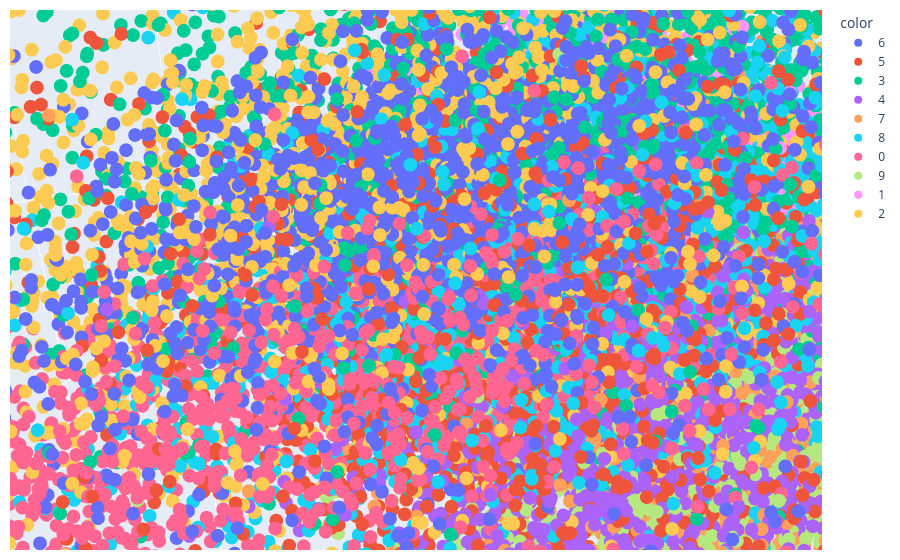

Source (notebook cell):
### Code cell
import plotly.express as px
y_train_trf=y_train.astype(str)
fig=px.scatter_3d(x=X_train_trf[:,0],
               y=X_train_trf[:,1],
                z=X_train_trf[:,2],
color=y_train_trf)
fig.update_layout(margin=dict(l=10,r=10,t=10,b=10))
fig.show()

### Figure 1 — Plotly figure (JSON) as saved in the notebook; plotly's stock layout.template omitted (floating-point values rounded to 4 significant figures; data arrays with more than 128 entries replaced by an {"elided": "..."} marker saying what was removed)
{"data": [{"hovertemplate": "color=6<br>x=%{x}<br>y=%{y}<br>z=%{z}<extra></extra>", "legendgroup": "6", "marker": {"color": "#636efa", "symbol": "circle"}, "mode": "markers", "name": "6", "scene": "scene", "showlegend": true, "type": "scatter3d", "x": {"elided": "3352 float values"}, "y": {"elided": "3352 float values"}, "z": {"elided": "3352 float values"}}, {"hovertemplate": "color=5<br>x=%{x}<br>y=%{y}<br>z=%{z}<extra></extra>", "legendgroup": "5", "marker": {"color": "#EF553B", "symbol": "circle"}, "mode": "markers", "name": "5", "scene": "scene", "showlegend": true, "type": "scatter3d", "x": {"elided": "3093 float values"}, "y": {"elided": "3093 float values"}, "z": {"elided": "3093 float values"}}, {"hovertemplate": "color=3<br>x=%{x}<br>y=%{y}<br>z=%{z}<extra></extra>", "legendgroup": "3", "marker": {"color": "#00cc96", "symbol": "circle"}, "mode": "markers", "name": "3", "scene": "scene", "showlegend": true, "type": "scatter3d", "x": {"elided": "3414 float values"}, "y": {"elided": "3414 float values"}, "z": {"elided": "3414 float values"}}, {"hovertemplate": "color=4<br>x=%{x}<br>y=%{y}<br>z=%{z}<extra></extra>", "legendgroup": "4", "marker": {"color": "#ab63fa", "symbol": "circle"}, "mode": "markers", "name": "4", "scene": "scene", "showlegend": true, "type": "scatter3d", "x": {"elided": "3233 float values"}, "y": {"elided": "3233 float values"}, "z": {"elided": "3233 float values"}}, {"hovertemplate": "color=7<br>x=%{x}<br>y=%{y}<br>z=%{z}<extra></extra>", "legendgroup": "7", "marker": {"color": "#FFA15A", "symbol": "circle"}, "mode": "markers", "name": "7", "scene": "scene", "showlegend": true, "type": "scatter3d", "x": {"elided": "3508 float values"}, "y": {"elided": "3508 float values"}, "z": {"elided": "3508 float values"}}, {"hovertemplate": "color=8<br>x=%{x}<br>y=%{y}<br>z=%{z}<extra></extra>", "legendgroup": "8", "marker": {"color": "#19d3f3", "symbol": "circle"}, "mode": "markers", "name": "8", "scene": "scene", "showlegend": true, "type": "scatter3d", "x": {"elided": "3228 float values"}, "y": {"elided": "3228 float values"}, "z": {"elided": "3228 float values"}}, {"hovertemplate": "color=0<br>x=%{x}<br>y=%{y}<br>z=%{z}<extra></extra>", "legendgroup": "0", "marker": {"color": "#FF6692", "symbol": "circle"}, "mode": "markers", "name": "0", "scene": "scene", "showlegend": true, "type": "scatter3d", "x": {"elided": "3316 float values"}, "y": {"elided": "3316 float values"}, "z": {"elided": "3316 float values"}}, {"hovertemplate": "color=9<br>x=%{x}<br>y=%{y}<br>z=%{z}<extra></extra>", "legendgroup": "9", "marker": {"color": "#B6E880", "symbol": "circle"}, "mode": "markers", "name": "9", "scene": "scene", "showlegend": true, "type": "scatter3d", "x": {"elided": "3350 float values"}, "y": {"elided": "3350 float values"}, "z": {"elided": "3350 float values"}}, {"hovertemplate": "color=1<br>x=%{x}<br>y=%{y}<br>z=%{z}<extra></extra>", "legendgroup": "1", "marker": {"color": "#FF97FF", "symbol": "circle"}, "mode": "markers", "name": "1", "scene": "scene", "showlegend": true, "type": "scatter3d", "x": {"elided": "3775 float values"}, "y": {"elided": "3775 float values"}, "z": {"elided": "3775 float values"}}, {"hovertemplate": "color=2<br>x=%{x}<br>y=%{y}<br>z=%{z}<extra></extra>", "legendgroup": "2", "marker": {"color": "#FECB52", "symbol": "circle"}, "mode": "markers", "name": "2", "scene": "scene", "showlegend": true, "type": "scatter3d", "x": {"elided": "3331 float values"}, "y": {"elided": "3331 float values"}, "z": {"elided": "3331 float values"}}], "layout": {"autosize": true, "legend": {"title": {"text": "color"}, "tracegroupgap": 0}, "margin": {"b": 10, "l": 10, "r": 10, "t": 10}, "scene": {"aspectmode": "auto", "aspectratio": {"x": 0.9445, "y": 1.046, "z": 1.013}, "camera": {"center": {"x": 0, "y": 0, "z": 0}, "eye": {"x": 0.006665, "y": 0.006665, "z": 0.003339}, "projection": {"type": "perspective"}, "up": {"x": 0.006595, "y": -0.006574, "z": 1.0}}, "domain": {"x": [0, 1], "y": [0, 1]}, "xaxis": {"title": {"text": "x"}, "type": "linear"}, "yaxis": {"title": {"text": "y"}, "type": "linear"}, "zaxis": {"title": {"text": "z"}, "type": "linear"}}}}
